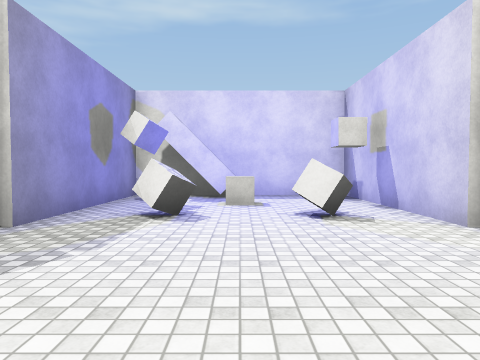
view 1 (above)

15 first-person views from a walk through a Unity game level. The camera is 1.3 m above the floor, tilts 2° down and sees 70° across. The floor is counted in squares, 2 m on a side. Each view is taken from the middle of a square. On the plan, view 1 faces up. The plan holds only what a view shows up to about 10 squares ahead; the rest is blank. Surface patterns are stand-ins for the level's own textures.

view 2
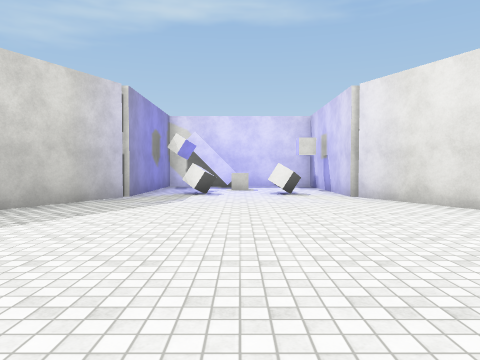

view 3
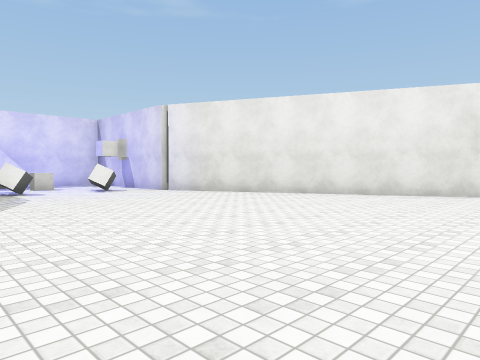

view 4
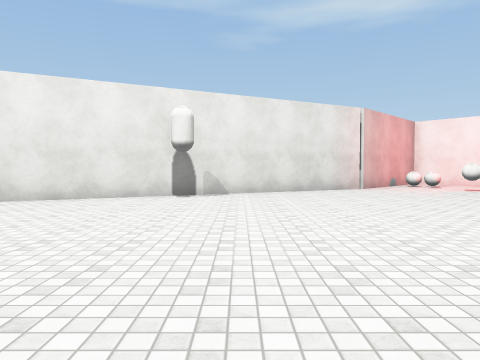

view 5
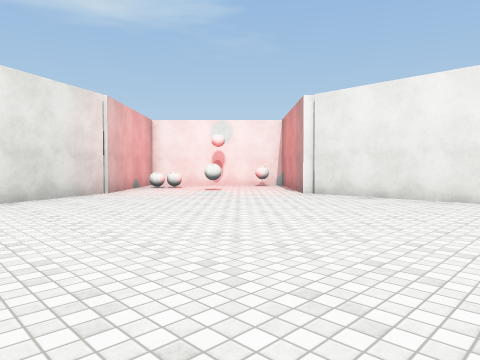

view 6
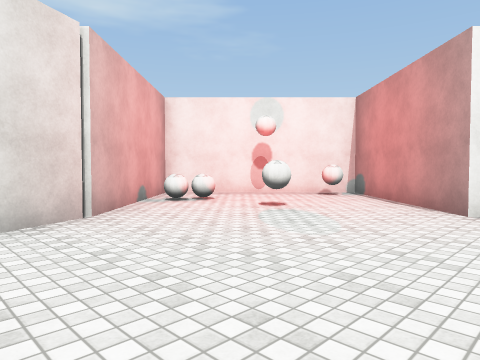

view 7
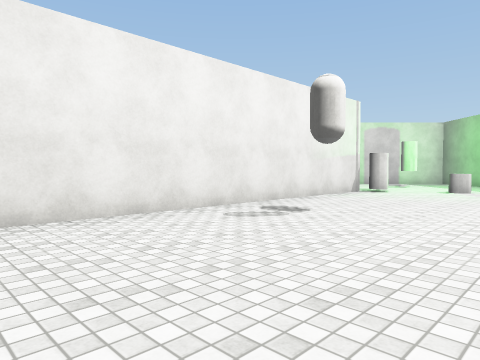

view 8
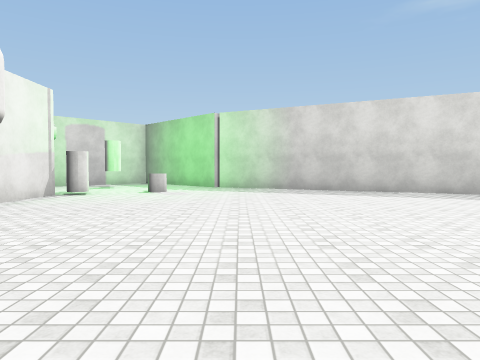

view 9
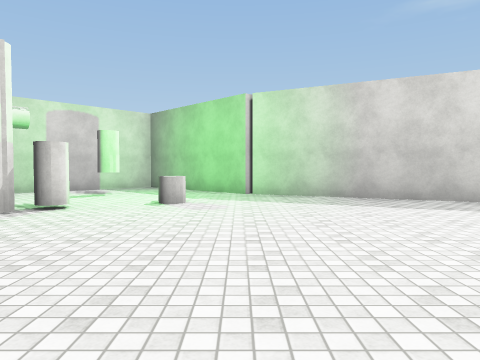

view 10
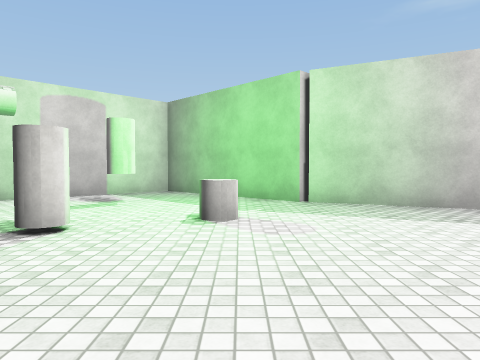

view 11
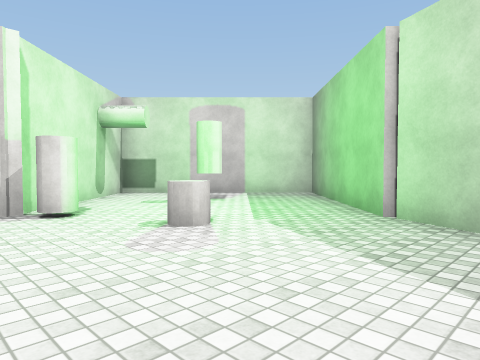

view 12
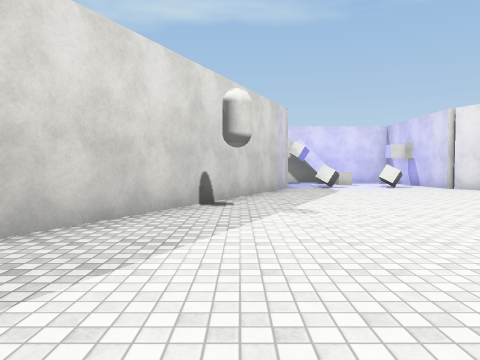

view 13
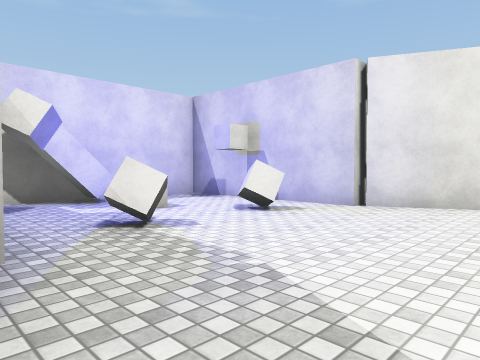

view 14
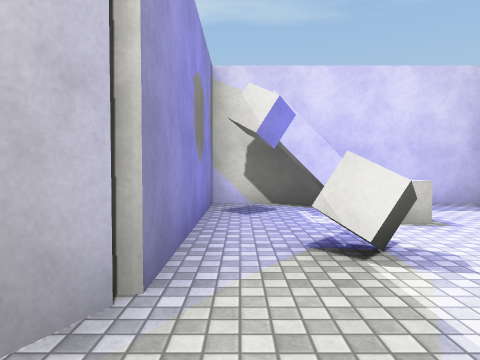

view 15
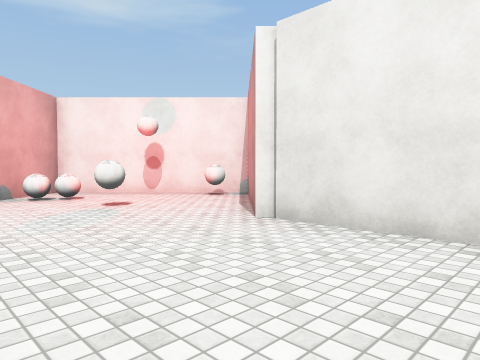

### Floor plan
Points are (right, up) in squares from view 1. A wall is a line through its corners. A room is listed if a view was taken in it or the views show most of it. See-through windows are left out.
Room 1 (views 1, 2, 3, 4, 5, 6, 7, 8, 9, 10, 11, 12, 13, 14, 15)
walls: (5, -12.3) (8.2, -15.5) (11.8, -12) (8.7, -8.9) (2.5, 3.9); (-8.5, -8.8) (-11.7, -12) (-8.2, -15.6) (-5.1, -12.4) (4.9, -12.4); (3, 3.7) (2.5, 3.7) (2.5, 8.2) (-2.5, 8.2) (-2.5, 3.8) (-8.5, -8.7); (0, 7.3) (-1.2, 7.3)
ways out: gap at (0, 8)
objects: cylinder (-8, -12); cylinder (-6, -10); cylinder (-5, -12); cube (-1, 5); cube (0, 6); cube (1, 5); ball (8, -14); ball (8, -12); ball (10, -11)

Where each view was taken, in squares from view 1:
view 1: 0 up, 0 right, facing up
view 2: 4 down, 0 right, facing up
view 3: 5 down, 3 left, facing up-right
view 4: 5 down, 2 left, facing right
view 5: 5 down, 0 right, facing down-right
view 6: 7 down, 4 right, facing down-right
view 7: 8 down, 4 right, facing down-left
view 8: 8 down, 3 right, facing left
view 9: 9 down, 0 right, facing left
view 10: 10 down, 2 left, facing left
view 11: 7 down, 4 left, facing down-left
view 12: 7 down, 4 left, facing up
view 13: 1 up, 3 left, facing up-right
view 14: 2 up, 2 left, facing up
view 15: 9 down, 2 right, facing down-right
